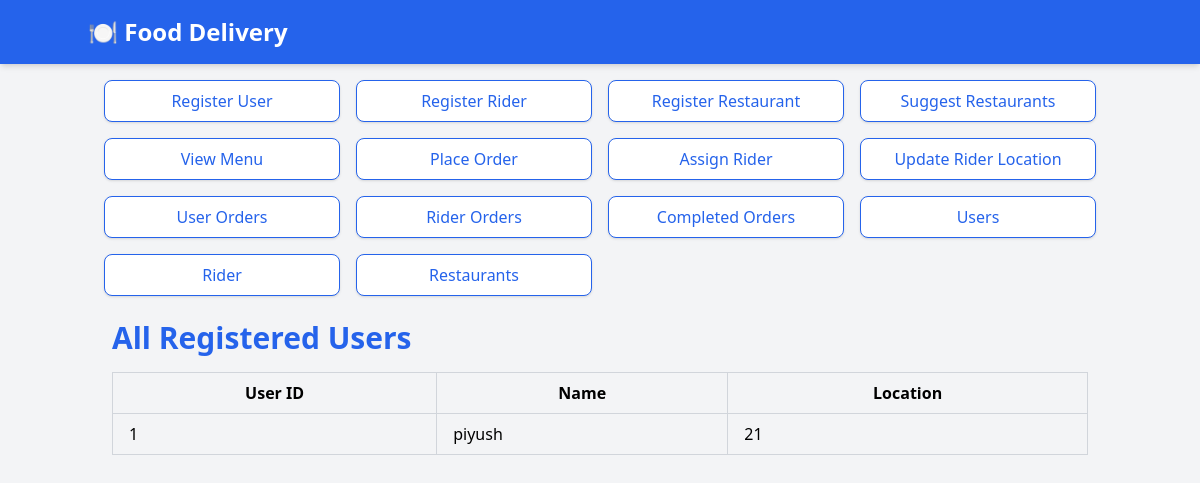
/users, run on an earlier commit of the app's database.
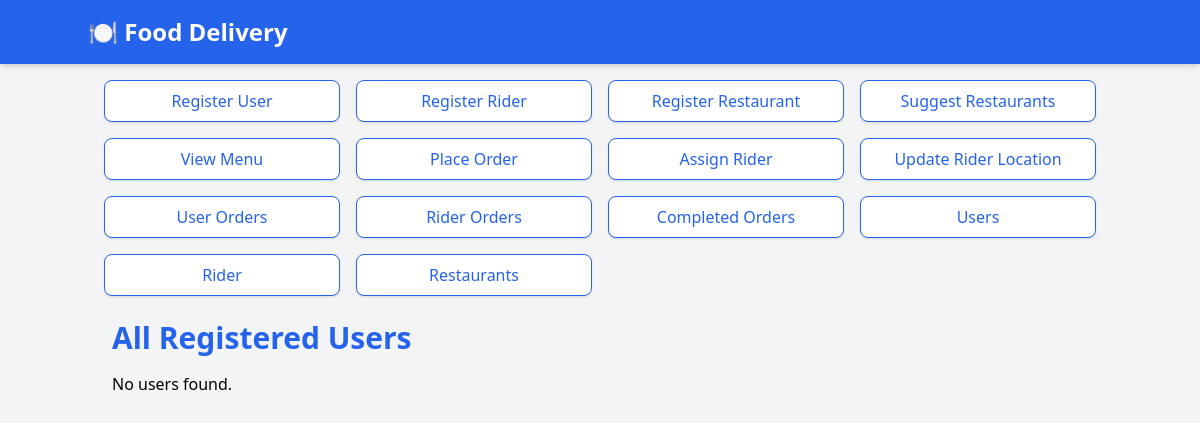
And on a later commit of the database.
### tables this page shows
CREATE TABLE users (
                    user_id INTEGER PRIMARY KEY AUTOINCREMENT,
                    name TEXT NOT NULL,
                    location TEXT NOT NULL
                );

### routes/user_routes.py (the view)
@user_routes.route('/users')
def get_all_users():
    try:
        with db_cursor() as cursor:
            cursor.execute("SELECT * FROM users")
            users = cursor.fetchall()  # Fetch all rows as a list of dictionaries
        if not users:
            return render_template('users.html', error="No users found.")
        return render_template('users.html', users=users)
    except Exception as e:
        print(f"Error: {e}")
        return render_template('users.html', error="Error loading users.")

### db.py (called while the page is built)
@contextmanager
def db_cursor():
    conn = sqlite3.connect('food_delivery.db')
    conn.row_factory = sqlite3.Row  # Set BEFORE creating the cursor!
    cursor = conn.cursor()
    try:
        yield cursor
        conn.commit()
    except Exception as e:
        conn.rollback()
        raise e
    finally:
        cursor.close()
        conn.close()

### templates/users.html
{% extends 'base.html' %} {% block title %}All Registered Users{% endblock %} {%
block content %}
<h1 class="text-3xl font-bold text-blue-600 mb-4">All Registered Users</h1>
{% if error %}
<div class="alert alert-danger">
  <p>{{ error }}</p>
</div>
{% else %}
<table class="min-w-full table-auto border-collapse border border-gray-300">
  <thead>
    <tr>
      <th class="py-2 px-4 border border-gray-300">User ID</th>
      <th class="py-2 px-4 border border-gray-300">Name</th>
      <th class="py-2 px-4 border border-gray-300">Location</th>
    </tr>
  </thead>
  <tbody>
    {% for user in users %}
    <tr>
      <td class="py-2 px-4 border border-gray-300">{{ user['user_id'] }}</td>
      <td class="py-2 px-4 border border-gray-300">{{ user['name'] }}</td>
      <td class="py-2 px-4 border border-gray-300">{{ user['location'] }}</td>
    </tr>
    {% endfor %}
  </tbody>
</table>
{% endif %} {% endblock %}

### templates/base.html (shortened to what this page needs)
<!DOCTYPE html>
<html lang="en">
  <head>
    <script src="https://cdn.tailwindcss.com"></script>
    <link
      rel="stylesheet"
      href="{{ url_for('static', filename='css/styles.css') }}"
    />
  </head>
  <body class="bg-gray-100 font-sans">
    <nav class="bg-blue-600 text-white p-4 shadow-md">
      <div class="container mx-auto flex justify-between items-center">
        <a href="/" class="text-2xl font-bold">🍽️ Food Delivery</a>
      </div>
    </nav>
    <div class="container mx-auto mt-4 px-4">
      <div class="grid grid-cols-2 md:grid-cols-3 lg:grid-cols-4 gap-4">
        <a
          href="/register_user"
          class="bg-white text-blue-600 border border-blue-600 p-2 rounded-lg shadow hover:bg-blue-600 hover:text-white text-center transition"
          >Register User</a
        >
        <a
          href="/register_rider"
          class="bg-white text-blue-600 border border-blue-600 p-2 rounded-lg shadow hover:bg-blue-600 hover:text-white text-center transition"
          >Register Rider</a
        >
        <a
          href="/register_restaurant"
          class="bg-white text-blue-600 border border-blue-600 p-2 rounded-lg shadow hover:bg-blue-600 hover:text-white text-center transition"
          >Register Restaurant</a
        >
        <a
          href="/suggest_restaurants"
          class="bg-white text-blue-600 border border-blue-600 p-2 rounded-lg shadow hover:bg-blue-600 hover:text-white text-center transition"
          >Suggest Restaurants</a
        >
        <a
          href="/view_menu"
          class="bg-white text-blue-600 border border-blue-600 p-2 rounded-lg shadow hover:bg-blue-600 hover:text-white text-center transition"
          >View Menu</a
        >
        <a
          href="/place_order"
          class="bg-white text-blue-600 border border-blue-600 p-2 rounded-lg shadow hover:bg-blue-600 hover:text-white text-center transition"
          >Place Order</a
        >
        <a
          href="/assign_rider"
          class="bg-white text-blue-600 border border-blue-600 p-2 rounded-lg shadow hover:bg-blue-600 hover:text-white text-center transition"
          >Assign Rider</a
        >
        <a
          href="/update_rider_location"
          class="bg-white text-blue-600 border border-blue-600 p-2 rounded-lg shadow hover:bg-blue-600 hover:text-white text-center transition"
          >Update Rider Location</a
        >
        <a
          href="/user_orders"
          class="bg-white text-blue-600 border border-blue-600 p-2 rounded-lg shadow hover:bg-blue-600 hover:text-white text-center transition"
          >User Orders</a
        >
        <a
          href="/rider_orders"
          class="bg-white text-blue-600 border border-blue-600 p-2 rounded-lg shadow hover:bg-blue-600 hover:text-white text-center transition"
          >Rider Orders</a
        >
        <a
          href="/completed_orders"
          class="bg-white text-blue-600 border border-blue-600 p-2 rounded-lg shadow hover:bg-blue-600 hover:text-white text-center transition"
          >Completed Orders</a
        >
        <a
          href="/users"
          class="bg-white text-blue-600 border border-blue-600 p-2 rounded-lg shadow hover:bg-blue-600 hover:text-white text-center transition"
          >Users</a
        >
        <a
          href="/riders"
          class="bg-white text-blue-600 border border-blue-600 p-2 rounded-lg shadow hover:bg-blue-600 hover:text-white text-center transition"
          >Rider</a
        >
        <a
          href="/restaurants"
          class="bg-white text-blue-600 border border-blue-600 p-2 rounded-lg shadow hover:bg-blue-600 hover:text-white text-center transition"
          >Restaurants</a
        >
      </div>
    </div>
    <div class="container mx-auto p-6">{% block content %} {% endblock %}</div>
  </body>
</html>

### static/css/styles.css (style rules this page uses)
body { background-color: #f3f4f6; }

What changed in the data, as far as the page shows it:
removed users: user_id "1", name "piyush", location "21"
Also different on the page:
{{ error }}: (not shown) → "No users found."
text no longer shown: "User ID Name Location"
